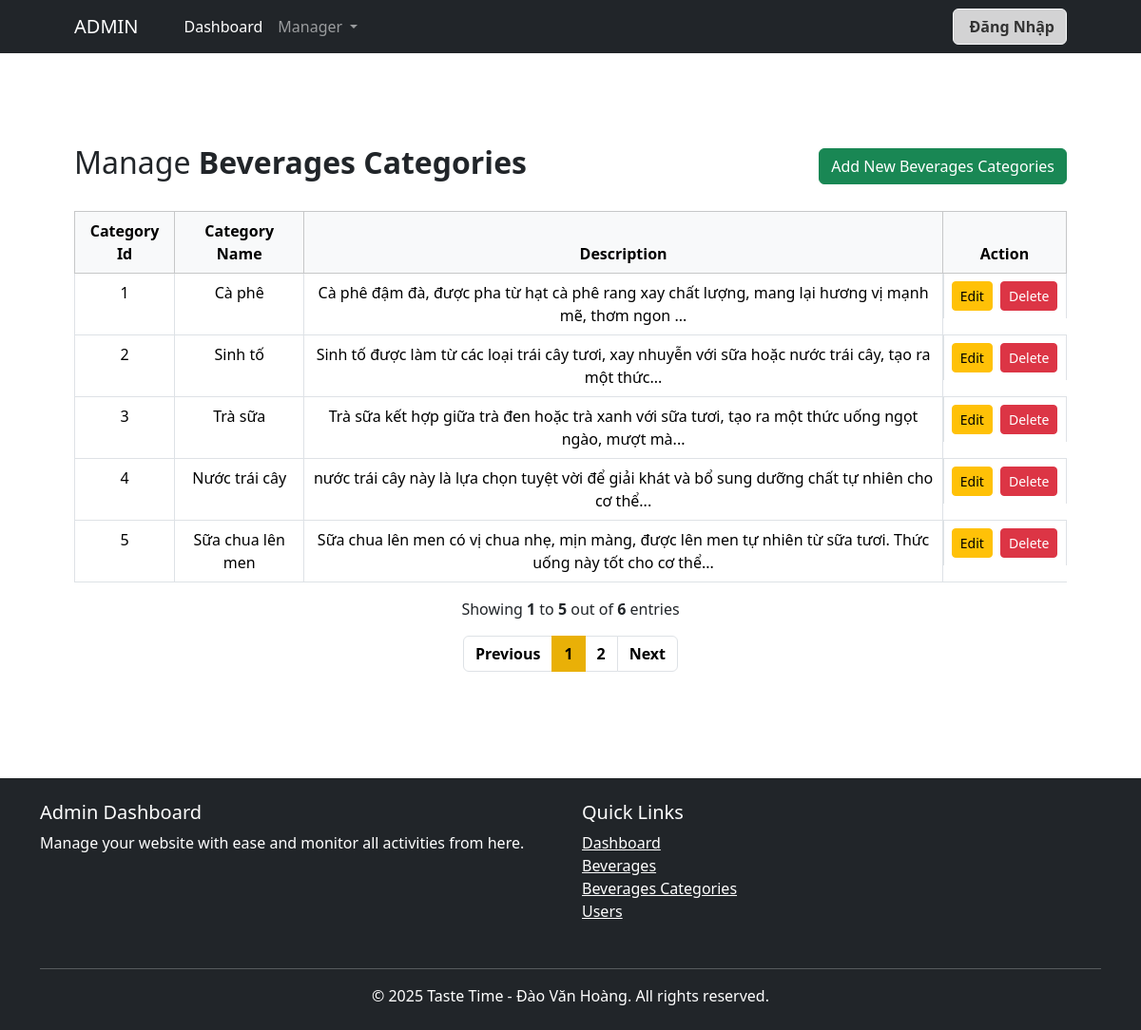
The page /admin/beveragesCategories/read.php on the database its author committed.
### tables this page shows
CREATE TABLE `beverages_categories` (
  `category_id` int(11) NOT NULL,
  `category_name` varchar(100) NOT NULL,
  `description` varchar(255) NOT NULL
);

### models/database.php (called while the page is built, shortened)
<?php
class Database
{
    public static $connection;
    public function __construct()
    {
        if (!self::$connection) {
            self::$connection = new mysqli(DB_HOST, DB_USER, DB_PASSWORD, DB_NAME, PORT);
            self::$connection->set_charset(DB_CHARSET);
        }
        return self::$connection;
    }
}

### models/beveragesCategories.php (called while the page is built, shortened)
<?php
class BeveragesCategories
{
    private $category_id, $category_name, $description;
    public function __construct($category_id, $category_name, $description)
    {
        $this->category_id = $category_id;
        $this->category_name = $category_name;
        $this->description = $description;
    }
    public function getCategoryId()
    {
        return $this->category_id;
    }
    public function getCategoryName()
    {
        return $this->category_name;
    }
    public function getDescription()
    {
        return $this->description;
    }
}

### admin/beveragesCategories/read.php (the view, shortened to what this page needs)
<?php
require_once '../../models/BeveragesCategoriesRepository.php';
$beveragesCategoriesRepository = new BeveragesCategoriesRepository();
$page = 1;
$perPage = 5;
$getAllBeveragesCategories = $beveragesCategoriesRepository->getAllBeveragesCategories();
$total = count($getAllBeveragesCategories);
$pageMax = ceil($total / $perPage);
$getAllBeveragesCategoriesPage = $beveragesCategoriesRepository->getAllBeveragesCategoriesPage($page, $perPage);
?>
<?php require_once '../header.php' ?>
<section class="py-5">
    <div class="container px-4 px-lg-5 my-5">
        <div class="row gx-4 gx-lg-5 align-items-center">
            <div class="table-wrapper">
                <div class="table-title mb-4">
                    <div class="d-flex justify-content-between align-items-center">
                        <h2>Manage <b>Beverages Categories</b></h2>
                        <a href="create.php?page=<?= $page ?>" class="btn btn-success">
                            <i class="bi bi-pencil"></i><span>Add New Beverages Categories</span>
                        </a>
                    </div>
                </div>
                <table class="table table-bordered table-hover">
                    <thead class="table-light">
                        <tr>
                            <th class="text-center">Category Id</th>
                            <th class="text-center">Category Name</th>
                            <th class="text-center">Description</th>
                            <th class="text-center">Action</th>
                        </tr>
                    </thead>
                    <tbody>
                        <?php
                        foreach ($getAllBeveragesCategoriesPage as $beveragesCategories) {
                        ?>
                            <tr>
                                <td class="text-center"><?= $beveragesCategories->getCategoryId() ?></td>
                                <td class="text-center"><?= $beveragesCategories->getCategoryName() ?></td>
                                <td class="text-center"><?= substr($beveragesCategories->getDescription(), 0, 150) . "..." ?></td>
                                <td class="d-flex justify-content-around gap-2">
                                    <a href="edit.php?category_id=<?= $beveragesCategories->getCategoryId() ?>&page=<?= $page ?>" class="btn btn-sm btn-warning">
                                        Edit
                                    </a>
                                    <a href="delete.php?category_id=<?= $beveragesCategories->getCategoryId() ?>&page= <?= $page ?>" onclick="return confirm('Có xác nhận xóa?')" class="btn btn-sm btn-danger">
                                        Delete
                                    </a>
                                </td>
                            </tr>
                        <?php } ?>
                    </tbody>
                </table>
                <div class="clearfix justify-content-center mt-3">
                    <div class="hint-text text-center ">
                        Showing <b>
                            <?= ($page - 1) * $perPage + 1 ?>
                        </b> to <b>
                            <?= min($page * $perPage, $total) ?>
                        </b> out of <b><?= $total ?></b> entries
                    </div>
                    <ul class="pagination d-flex justify-content-center mt-3">
                        <li class="page-item">
                            <a href="?page=<?= ($page > 1) ? $page - 1 : $page; ?>" class="page-link">Previous</a>
                        </li>
                        <?= $beveragesCategoriesRepository->createPageLinkBeveragesCategories($total, $perPage, $page); ?>
                        <li class="page-item">
                            <a href="?page=<?= ($page < $pageMax) ? $page + 1 : $page; ?>" class="page-link">Next</a>
                        </li>
                    </ul>
                </div>
            </div>
        </div>
    </div>
</section>
<?php require_once '../footer.php'; ?>

### assets/css/main.css (style rules this page uses)
.pagination .page-link { color: #000; font-weight: bold; }

### rows shown on the page
beverages_categories: category_id "1", category_name "Cà phê", description "Cà phê đậm đà, được pha từ hạt cà phê rang xay chất lượng, mang lại hương vị mạnh mẽ, thơm ngon"
beverages_categories: category_id "2", category_name "Sinh tố", description "Sinh tố được làm từ các loại trái cây tươi, xay nhuyễn với sữa hoặc nước trái cây, tạo ra một thức"
beverages_categories: category_id "3", category_name "Trà sữa", description "Trà sữa kết hợp giữa trà đen hoặc trà xanh với sữa tươi, tạo ra một thức uống ngọt ngào, mượt mà"
beverages_categories: category_id "4", category_name "Nước trái cây", description "nước trái cây này là lựa chọn tuyệt vời để giải khát và bổ sung dưỡng chất tự nhiên cho cơ thể"
beverages_categories: category_id "5", category_name "Sữa chua lên men", description "Sữa chua lên men có vị chua nhẹ, mịn màng, được lên men tự nhiên từ sữa tươi. Thức uống này tốt cho cơ thể"

### other values the page prints
min($page * $perPage, $total) "5"
$total "6"
